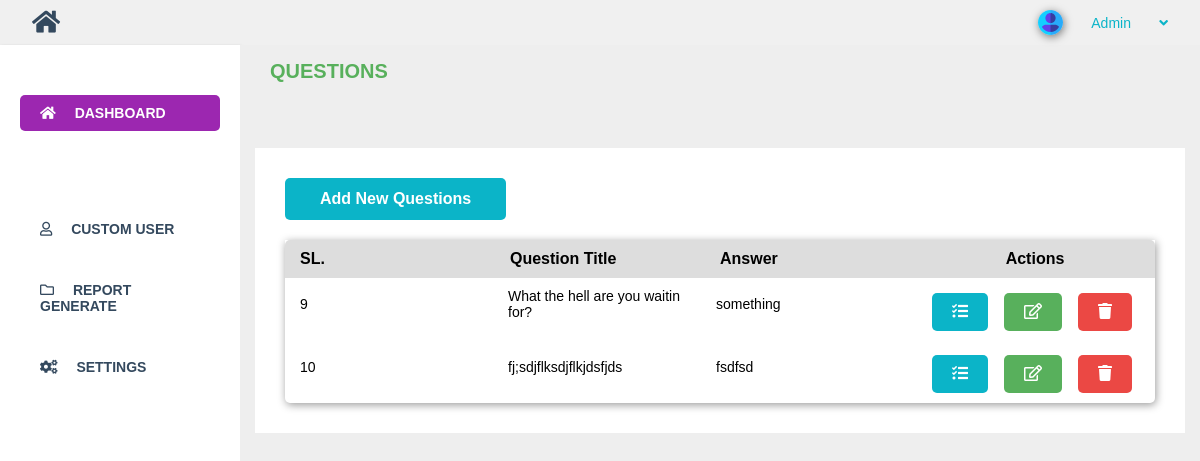
Before: /admin/questions.php (signed in) with the older database file.
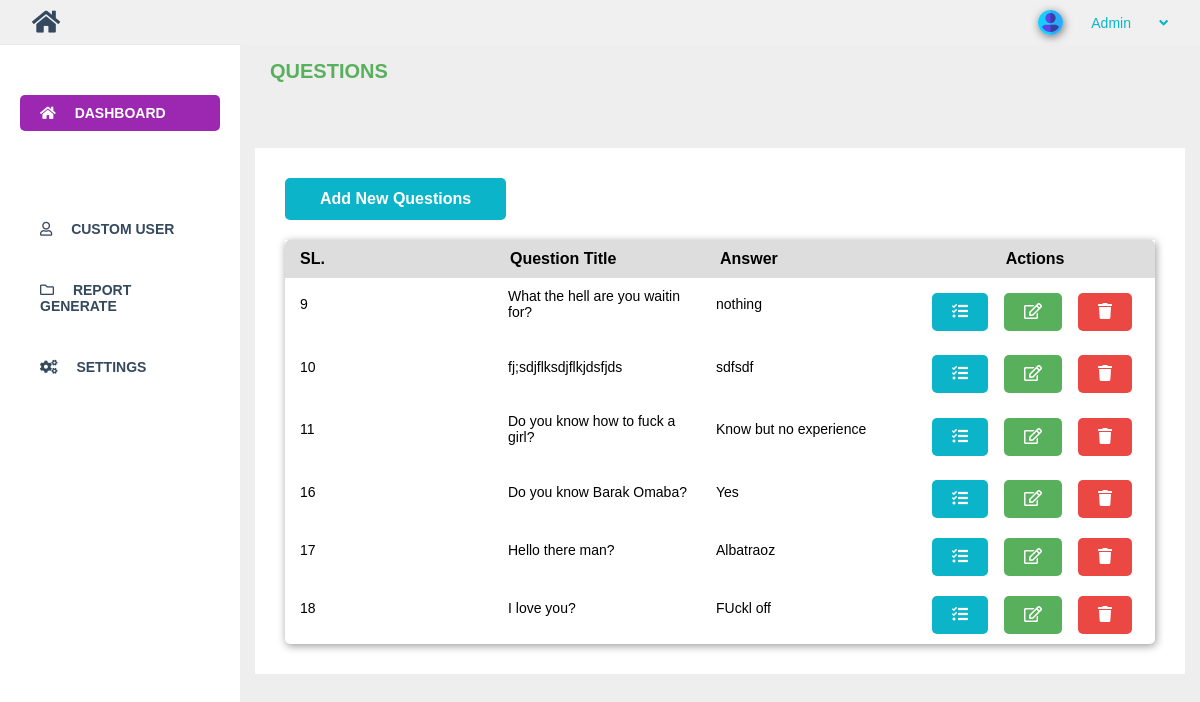
After: the same page with the newer database file.
### tables this page shows
CREATE TABLE `questions` (
  `id` int(10) NOT NULL AUTO_INCREMENT,
  `question` longtext,
  PRIMARY KEY (`id`)
);

CREATE TABLE `choices` (
  `id` int(10) NOT NULL AUTO_INCREMENT,
  `question_id` int(10) DEFAULT NULL,
  `choice_1` mediumtext,
  `choice_2` mediumtext,
  `choice_3` mediumtext,
  `choice_4` mediumtext,
  `choice_5` mediumtext,
  `choice_6` mediumtext,
  `answer` varchar(50) DEFAULT NULL,
  PRIMARY KEY (`id`),
  KEY `question_id` (`question_id`),
  CONSTRAINT `choices_ibfk_1` FOREIGN KEY (`question_id`) REFERENCES `questions` (`id`) ON DELETE CASCADE
);

### admin/questions.php (the view, shortened to what this page needs)
<?php
$conn = database();
function questionRetrive() {
    global $conn;
    $sql = "select id, question from questions";
    $result = $conn->query($sql);
    $data = array();
    if($result->num_rows > 0) {
        while($row = $result->fetch_assoc()) {
            $data[] = $row;
        }
        return $data;
    }
}
function answerRetrive($question_id) {
    global $conn;
    $sql = "select answer from choices where question_id = '$question_id'";
    $result = $conn->query($sql);
    $data = array();
    if($result->num_rows > 0) {
        while($row = $result->fetch_assoc()) {
            $data[] = $row;
        }
        return $data;
    }
}
$questionRetrive = questionRetrive();
?>
<!DOCTYPE html>
<html lang="en">
<head>
    <link rel="stylesheet" href="css/fontawesome.css">
    <link rel="stylesheet" href="style.css">
</head>
<body>
    <div id="main">
        <div id="page-wrapper">
            <div class="dashboard-area">
                <h3 class="section-heading">Questions</h3>
                <div class="wrapper">
                    <div class="topics-heading">
                        <a href="add-question.php" class="btn btn-blue">Add New Questions</a>
                    </div>
                    <div class="topics-table">
                        <div class="tbl-head">
                            <strong>SL.</strong>
                            <strong>Question Title</strong>
                            <strong>Answer</strong>
                            <strong style="text-align: center;">Actions</strong>
                        </div>
                        <div class="tbl-body">
                            <?php if($questionRetrive != null) { foreach(questionRetrive() as $item) :  ?>
                            <div class="tbl-row">
                                <p>
                                    <?php echo $item['id']; ?>
                                </p>
                                <p>
                                <?php echo substr(strip_tags($item['question']), 0, 60); ?>
                                </p>
                                <p>
                                <?php
                                    $answer = answerRetrive($item['id']);
                                    if($answer != null) {
                                    foreach($answer as $as) {
                                        echo substr(strip_tags($as['answer']), 0, 60);;
                                    }
                                }
                                ?>
                                </p>
                                <div class="actions">
                                    <div class="actions-btn">
                                        <a class="btn btn-blue" href="setAnswer.php?id=<?php echo $item['id']; ?>"><i class="fas fa-tasks"></i></a>
                                        <a href="edit-question.php?id=<?php echo $item['id']; ?>" class="btn btn-green"><i class="far fa-edit"></i></a>
                                        <a class="btn btn-red" href="questions.php?delete=<?php echo $item['id']; ?>"><i class="fas fa-trash"></i></a>
                                    </div>
                                </div>
                            </div>
                            <?php endforeach; } ?>
                        </div>
                    </div>
                </div>
            </div>
        </div>
    </div>
</body>
</html>

Changed rows visible on the page:
changed choices: answer "something" → "nothing"
changed choices: answer "fsdfsd" → "sdfsdf"
added questions: id "11", question "Do you know how to fuck a girl?"
added choices: answer "Know but no experience", shown under "11"
added questions: id "16", question "Do you know Barak Omaba?"
added choices: answer "Yes", shown under "16"
added questions: id "17", question "Hello there man?"
added choices: answer "Albatraoz", shown under "17"
added questions: id "18", question "I love you?"
added choices: answer "FUckl off", shown under "18"
